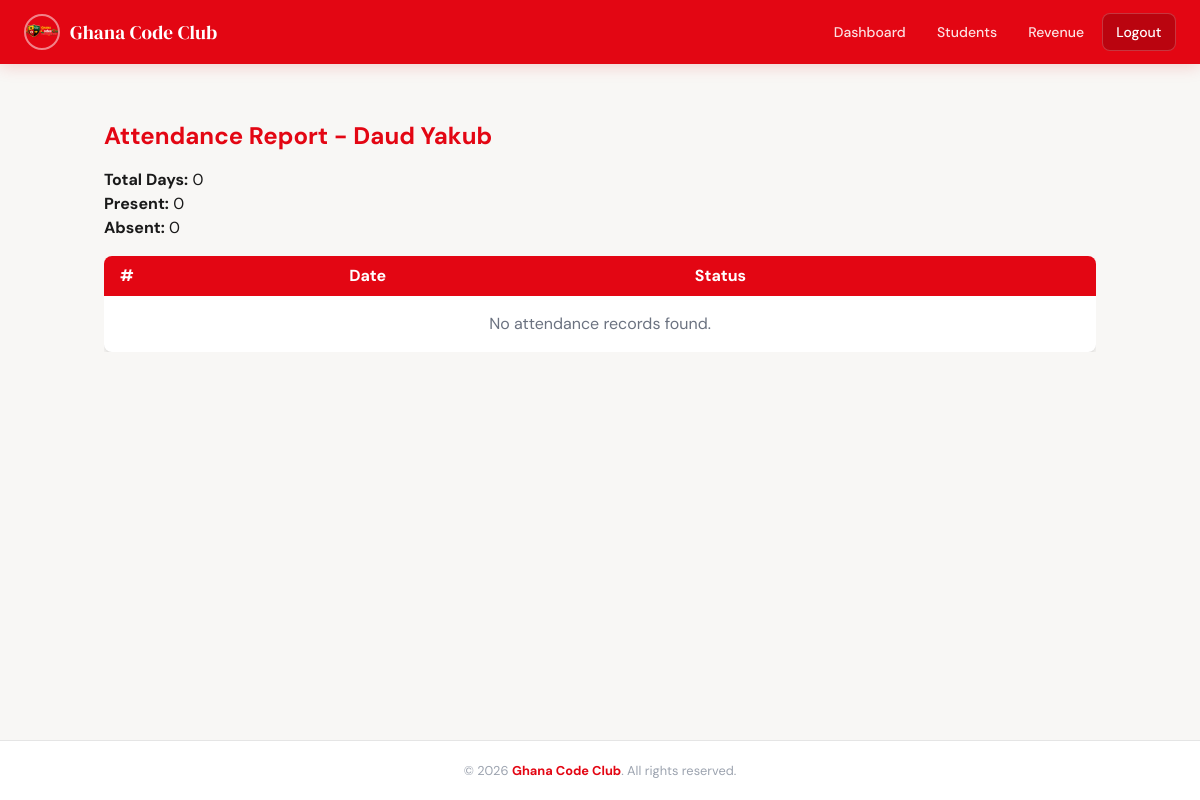
Screenshot of /attendance_report/2 (signed in) with the database file from the repository.
### tables this page shows
CREATE TABLE schools (
            id INTEGER PRIMARY KEY AUTOINCREMENT,
            name TEXT NOT NULL,
            fee_limit NUMERIC(10,2) DEFAULT 0,
            email TEXT UNIQUE NOT NULL,
            password_hash TEXT NOT NULL,
            logo TEXT,
            created_at TIMESTAMP NOT NULL DEFAULT CURRENT_TIMESTAMP
        );

CREATE TABLE students (
            id INTEGER PRIMARY KEY AUTOINCREMENT,
            school_id INTEGER NOT NULL REFERENCES schools(id) ON DELETE CASCADE,
            first_name TEXT NOT NULL,
            last_name TEXT,
            parent_name TEXT,
            parent_phone TEXT,
            profile_picture TEXT,
            created_at TIMESTAMP NOT NULL DEFAULT CURRENT_TIMESTAMP
        );

### app.py (the view)
@app.route("/attendance_report/<int:student_id>")
@login_required
def student_attendance_report(student_id):
    conn = get_connection()
    cur = conn.cursor()
    cur.execute(
        "SELECT * FROM students WHERE id = ? AND school_id = ?",
        (student_id, current_user.school_id),
    )
    student = cur.fetchone()
    if not student:
        conn.close()
        return "Student not found", 404
    cur.execute(
        "SELECT * FROM attendance WHERE student_id = ? AND school_id = ? ORDER BY date DESC",
        (student_id, current_user.school_id),
    )
    attendance_records = cur.fetchall()
    total_days = len(attendance_records)
    present_days = sum(
        1 for r in attendance_records if r["status"].lower() == "present"
    )
    absent_days = sum(1 for r in attendance_records if r["status"].lower() == "absent")
    late_days = sum(1 for r in attendance_records if r["status"].lower() == "late")
    conn.close()
    return render_template(
        "attendance_report.html",
        student=student,
        attendance_records=attendance_records,
        total_days=total_days,
        present_days=present_days,
        absent_days=absent_days,
        late_days=late_days,
    )

### app.py (called while the page is built)
@app.context_processor
def inject_year():
    return {"current_year": datetime.now().year}

@login_manager.user_loader
def load_user(user_id):
    conn = get_connection()
    cur = conn.cursor()
    cur.execute(
        """
        SELECT u.*, s.name AS school_name,
               s.logo AS school_logo
        FROM users u
        LEFT JOIN schools s ON u.school_id = s.id
        WHERE u.id = ?
    """,
        (user_id,),
    )
    row = cur.fetchone()
    conn.close()
    return User(row) if row else None

### db.py (called while the page is built)
def _convert_timestamp(val):
    val = val.decode()
    try:
        return datetime.fromisoformat(val)
    except ValueError:
        return val

def get_connection():
    conn = sqlite3.connect(
        DB_NAME,
        timeout=10,
        detect_types=sqlite3.PARSE_DECLTYPES | sqlite3.PARSE_COLNAMES,
    )
    conn.row_factory = sqlite3.Row
    conn.execute("PRAGMA journal_mode=WAL;")
    return conn

### models.py (called while the page is built)
    def is_superadmin(self):
        return self.role == "superadmin"

### templates/attendance_report.html
{% extends "base.html" %}
{% block content %}
<div class="container mx-auto px-4 py-6">
  <h1 class="text-2xl font-bold text-[var(--gcc-red)] mb-4">
    Attendance Report - {{ student.first_name }} {{ student.last_name }}
  </h1>
  <div class="mb-4">
    <p><strong>Total Days:</strong> {{ total_days }}</p>
    <p><strong>Present:</strong> {{ present_days }}</p>
    <p><strong>Absent:</strong> {{ absent_days }}</p>
  </div>
  <div class="overflow-x-auto">
    <table class="min-w-full bg-white shadow-md rounded-lg overflow-hidden">
      <thead class="bg-[var(--gcc-red)] text-white">
        <tr>
          <th class="px-4 py-2 text-left">#</th>
          <th class="px-4 py-2 text-left">Date</th>
          <th class="px-4 py-2 text-left">Status</th>
        </tr>
      </thead>
      <tbody>
        {% for record in attendance_records %}
        <tr class="border-b hover:bg-gray-50">
          <td class="px-4 py-2">{{ loop.index }}</td>
          <td class="px-4 py-2">{{ record.date.strftime("%Y-%m-%d") }}</td>
          <td class="px-4 py-2">{{ record.status|capitalize }}</td>
        </tr>
        {% else %}
        <tr>
          <td colspan="3" class="text-center py-4 text-gray-500">No attendance records found.</td>
        </tr>
        {% endfor %}
      </tbody>
    </table>
  </div>
</div>
{% endblock %}

### templates/base.html (shortened to what this page needs)
<!DOCTYPE html>
<html lang="en">
<head>
    <script src="https://cdn.tailwindcss.com"></script>
</head>
<body>
    <header class="navbar">
        <div class="navbar-inner">
            <a href="{{ url_for('dashboard') }}" class="brand">
                {% if current_user.is_authenticated and current_user.school_logo %}
                    <img src="{{ url_for('static', filename='uploads/' ~ current_user.school_logo) }}"
                         alt="Logo" class="brand-logo">
                {% else %}
                    <span class="brand-dot">G</span>
                {% endif %}
                <span>
                    {% if current_user.is_authenticated %}
                        {{ current_user.school_name or "GCC Students App" }}
                    {% else %}
                        GCC Students App
                    {% endif %}
                </span>
            </a>
            <nav class="nav-links">
                {% if current_user.is_authenticated %}
                    {% if current_user.is_superadmin() %}
                        <a href="{{ url_for('superadmin_dashboard') }}" class="nav-link">Dashboard</a>
                        <a href="{{ url_for('schools') }}" class="nav-link">Schools</a>
                    {% else %}
                        <a href="{{ url_for('dashboard') }}" class="nav-link">Dashboard</a>
                        <a href="{{ url_for('students') }}" class="nav-link">Students</a>
                        <a href="{{ url_for('revenue_dashboard') }}" class="nav-link">Revenue</a>
                    {% endif %}
                    <a href="{{ url_for('logout') }}" class="nav-link nav-link-logout">Logout</a>
                {% else %}
                    <a href="{{ url_for('login') }}" class="nav-link">Login</a>
                    <a href="{{ url_for('register') }}" class="nav-link nav-link-logout">Register</a>
                {% endif %}
            </nav>
        </div>
    </header>
    <main class="main-content">
        {% block content %}{% endblock %}
    </main>
    <footer>
        &copy; {{ current_year }} <strong>Ghana Code Club</strong>. All rights reserved.
    </footer>
</body>
</html>

### templates/base.html (style rules this page uses)
:root { --gcc-red: #E30613; --gcc-red-dark: #b8050f; --gcc-red-light: #ff1a2a; }
* { box-sizing: border-box; }
body { font-family: 'DM Sans', sans-serif; background: #f8f7f5; color: #1a1a1a; min-height: 100vh; display: flex; flex-direction: column; }
.navbar { background: var(--gcc-red); position: sticky; top: 0; z-index: 50; box-shadow: 0 2px 16px rgba(227,6,19,0.18); }
.navbar-inner { max-width: 1200px; margin: 0 auto; padding: 0 1.5rem; height: 64px; display: flex; align-items: center; justify-content: space-between; }
.brand { display: flex; align-items: center; gap: 10px; text-decoration: none; color: white; font-family: 'DM Serif Display', serif; font-size: 1.2rem; letter-spacing: 0.01em; transition: opacity 0.2s; }
.brand-logo { width: 36px; height: 36px; border-radius: 50%; object-fit: cover; border: 2px solid rgba(255,255,255,0.5); }
.nav-links { display: none; align-items: center; gap: 0.25rem; }
@media (min-width: 768px) { .nav-links { display: flex; } }
.nav-link { color: rgba(255,255,255,0.88); text-decoration: none; font-size: 0.875rem; font-weight: 500; padding: 0.45rem 0.85rem; border-radius: 8px; transition: background 0.15s, color 0.15s; white-space: nowrap; }
.nav-link-logout { color: white; background: rgba(0,0,0,0.18); border: 1px solid rgba(255,255,255,0.2); }
.main-content { flex: 1; max-width: 1200px; width: 100%; margin: 0 auto; padding: 2rem 1.5rem; }
footer { background: white; border-top: 1px solid #e5e5e5; text-align: center; padding: 1.25rem; font-size: 0.8rem; color: #9ca3af; }
footer strong { color: var(--gcc-red); }
.main-content { animation: fadeUp 0.3s ease both; }

### rows the page displays
schools: logo (picture), name "Ghana Code Club"
students: first_name "Daud", last_name "Yakub"

### other values shown
{{ total_days }} "0"
{{ present_days }} "0"
{{ absent_days }} "0"
